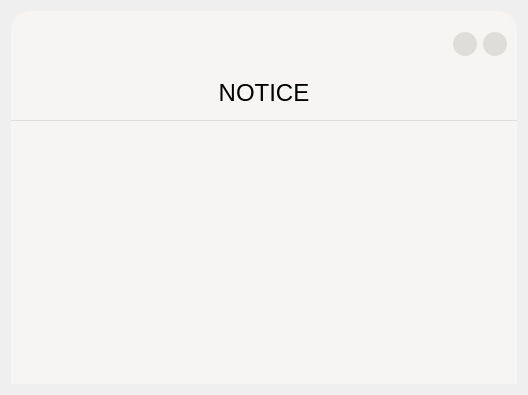
<?xml version="1.0" encoding="UTF-8"?>
<ui version="4.0">
 <class>FriendNoticePage</class>
 <widget class="QDialog" name="FriendNoticePage">
  <property name="geometry">
   <rect>
    <x>0</x>
    <y>0</y>
    <width>528</width>
    <height>395</height>
   </rect>
  </property>
  <property name="windowTitle">
   <string>Dialog</string>
  </property>
  <layout class="QGridLayout" name="gridLayout">
   <item row="0" column="0">
    <widget class="QWidget" name="mainWidget" native="true">
     <property name="styleSheet">
      <string notr="true">background-color: rgb(246, 245, 244);
border-top-left-radius:20px;
border-top-right-radius:20px;</string>
     </property>
     <layout class="QVBoxLayout" name="verticalLayout_3" stretch="1,8">
      <property name="leftMargin">
       <number>0</number>
      </property>
      <property name="topMargin">
       <number>16</number>
      </property>
      <property name="rightMargin">
       <number>0</number>
      </property>
      <property name="bottomMargin">
       <number>0</number>
      </property>
      <item>
       <layout class="QHBoxLayout" name="horizontalLayout_2">
        <property name="leftMargin">
         <number>0</number>
        </property>
        <property name="topMargin">
         <number>5</number>
        </property>
        <property name="rightMargin">
         <number>10</number>
        </property>
        <property name="bottomMargin">
         <number>5</number>
        </property>
        <item>
         <spacer name="horizontalSpacer">
          <property name="orientation">
           <enum>Qt::Horizontal</enum>
          </property>
          <property name="sizeHint" stdset="0">
           <size>
            <width>326</width>
            <height>20</height>
           </size>
          </property>
         </spacer>
        </item>
        <item>
         <widget class="QPushButton" name="pushButton_2">
          <property name="sizePolicy">
           <sizepolicy hsizetype="Fixed" vsizetype="Fixed">
            <horstretch>0</horstretch>
            <verstretch>0</verstretch>
           </sizepolicy>
          </property>
          <property name="minimumSize">
           <size>
            <width>24</width>
            <height>24</height>
           </size>
          </property>
          <property name="maximumSize">
           <size>
            <width>24</width>
            <height>24</height>
           </size>
          </property>
          <property name="font">
           <font>
            <pointsize>11</pointsize>
           </font>
          </property>
          <property name="styleSheet">
           <string notr="true">QPushButton{background-color: rgb(222, 221, 218);border-radius:12px;}QPushButton:hover{background-color: rgb(192, 191, 188);border-radius:12px;}

QPushButton:press{background-color: rgb(192, 191, 188);border-radius:12px;}
</string>
          </property>
          <property name="text">
           <string/>
          </property>
         </widget>
        </item>
        <item>
         <widget class="QPushButton" name="closePushButton">
          <property name="sizePolicy">
           <sizepolicy hsizetype="Fixed" vsizetype="Fixed">
            <horstretch>0</horstretch>
            <verstretch>0</verstretch>
           </sizepolicy>
          </property>
          <property name="minimumSize">
           <size>
            <width>24</width>
            <height>24</height>
           </size>
          </property>
          <property name="maximumSize">
           <size>
            <width>24</width>
            <height>24</height>
           </size>
          </property>
          <property name="styleSheet">
           <string notr="true">QPushButton{background-color: rgb(222, 221, 218);border-radius:12px;}QPushButton:hover{background-color: rgb(192, 191, 188);border-radius:12px;}

QPushButton:press{background-color: rgb(192, 191, 188);border-radius:12px;}
</string>
          </property>
          <property name="text">
           <string/>
          </property>
         </widget>
        </item>
       </layout>
      </item>
      <item>
       <layout class="QVBoxLayout" name="verticalLayout_2" stretch="1,0,5">
        <property name="spacing">
         <number>0</number>
        </property>
        <property name="bottomMargin">
         <number>0</number>
        </property>
        <item>
         <widget class="QWidget" name="widget" native="true">
          <layout class="QVBoxLayout" name="verticalLayout">
           <item>
            <widget class="QLabel" name="label">
             <property name="text">
              <string>&lt;html&gt;&lt;head/&gt;&lt;body&gt;&lt;p align=&quot;center&quot;&gt;&lt;span style=&quot; font-size:18pt;&quot;&gt;NOTICE&lt;/span&gt;&lt;/p&gt;&lt;/body&gt;&lt;/html&gt;</string>
             </property>
            </widget>
           </item>
          </layout>
         </widget>
        </item>
        <item>
         <widget class="Line" name="line">
          <property name="minimumSize">
           <size>
            <width>0</width>
            <height>1</height>
           </size>
          </property>
          <property name="maximumSize">
           <size>
            <width>16777215</width>
            <height>1</height>
           </size>
          </property>
          <property name="styleSheet">
           <string notr="true">border:none;
background-color: rgb(222, 221, 218);</string>
          </property>
          <property name="orientation">
           <enum>Qt::Horizontal</enum>
          </property>
         </widget>
        </item>
        <item>
         <widget class="QListWidget" name="listWidget">
          <property name="styleSheet">
           <string notr="true">QListWidget{
	border-radius:0px;
}


QListWidget::Item:hover{
	background-color: rgb(192, 191, 188);
}
QListWidget::Item:selected{
	
	background-color: rgb(192, 191, 188);
	
};

</string>
          </property>
         </widget>
        </item>
       </layout>
      </item>
     </layout>
    </widget>
   </item>
  </layout>
 </widget>
 <resources/>
 <connections/>
</ui>
